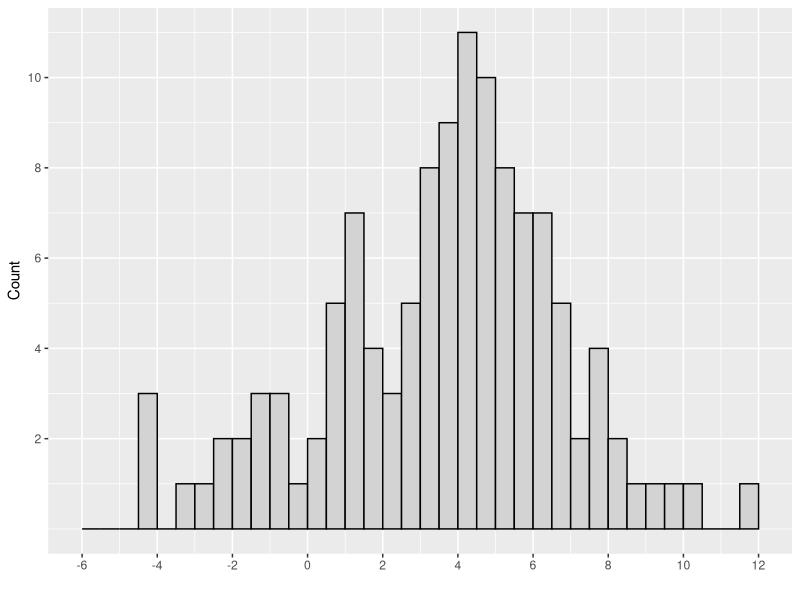
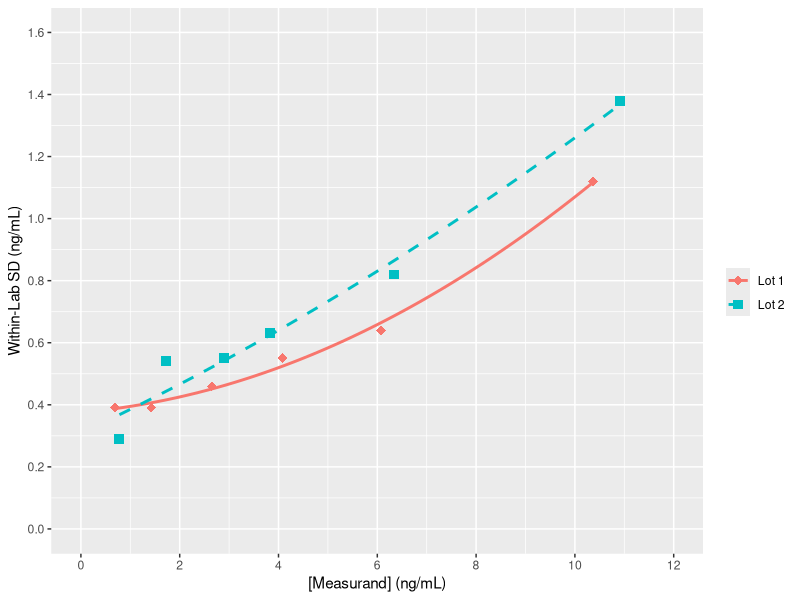
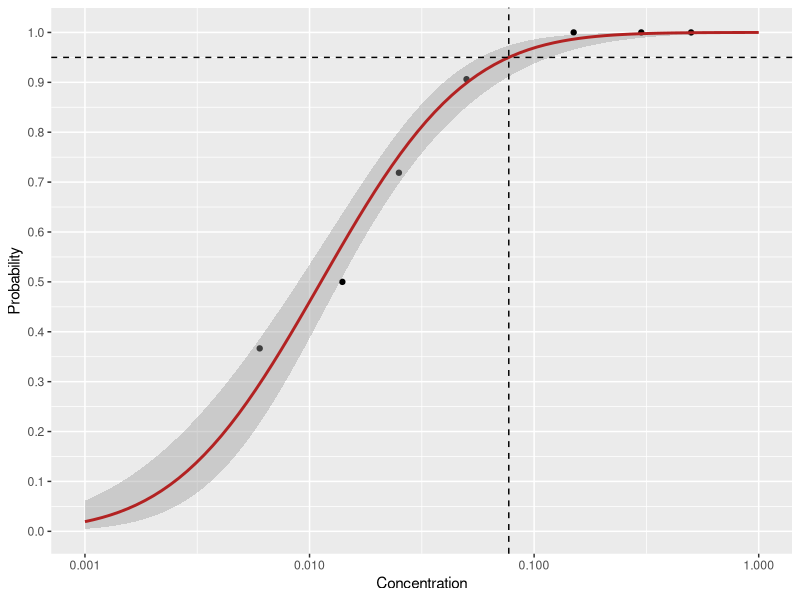
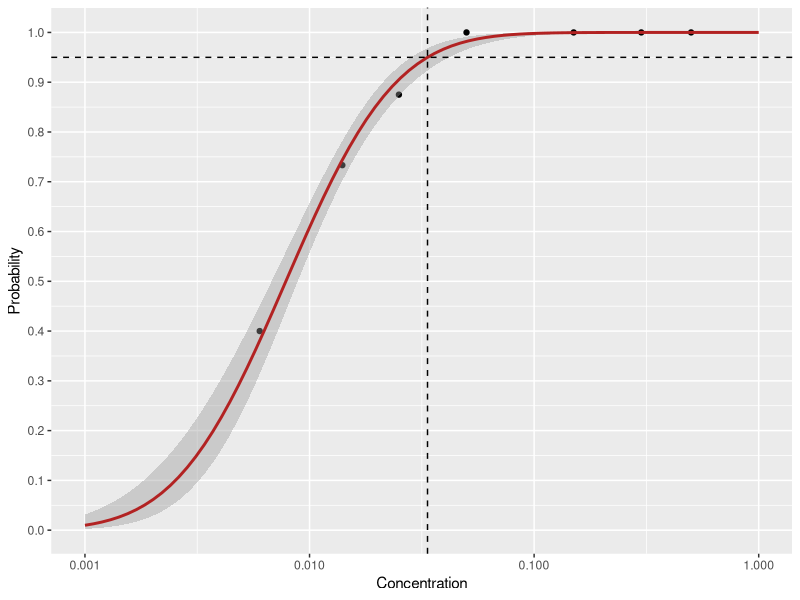
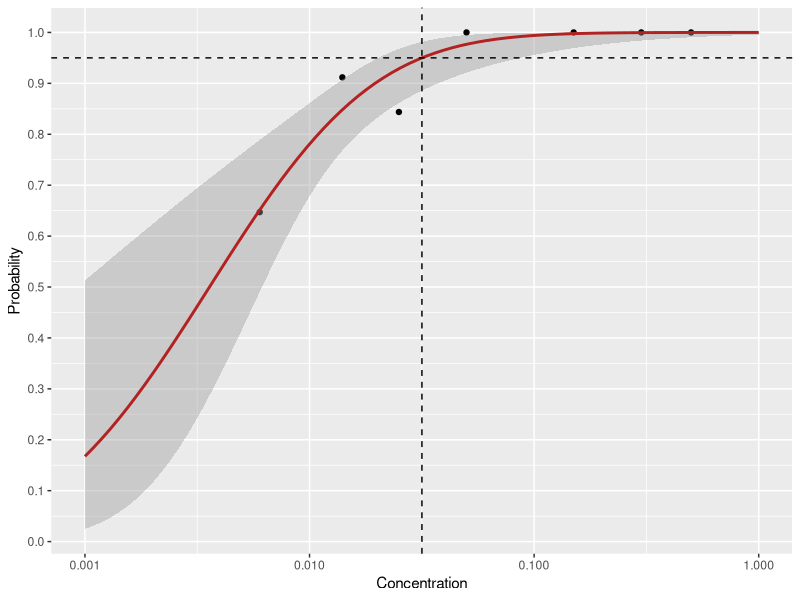

Generate these figures, in order, with R:
## ---- chunk 1
suppressPackageStartupMessages(
  library(tidyverse)
)
## ---- chunk 2
# Table A1. Observed Blank Sample Results for Reagent Lot 1 (Units are pg/mL)
table_a1 <- tibble(
  day = rep(1:3, each = 4),
  replicate = rep(1:4, times = 3),
  `Blank 1` = c( 2.6, -0.8, 5.5, 6.0, 4.5, 0.6, -2.3,   3.4, 5.9, 7.6,  4.1, -1.4),
  `Blank 2` = c( 1.0,  2.9, 4.9, 8.0, 6.9, 5.0,  3.4,   1.2, 6.5, 5.6, -2.2,  2.3),
  `Blank 3` = c(-4.4, -3.4, 7.0, 6.9, 4.3, 3.2, -1.4,  -4.2, 5.9, 7.6,  3.8,  5.8),
  `Blank 4` = c( 1.5, -1.9, 5.1, 5.7, 4.1, 4.5, -0.6,   0.5, 5.4, 7.6,  4.4,  6.6),
  `Blank 5` = c( 1.2, -0.7, 6.1, 5.1, 4.8, 3.3, -2.8,  -1.4, 8.7, 3.6,  5.1,  3.5)
)

## ---- chunk 3
# Table A2. Observed Low Level Sample Results for Reagent Lot 1 (Units are pg/mL)
table_a2 <- tibble(
  day = rep(1:3, each = 4),
  replicate = rep(1:4, times = 3),
  `Low 1` = c(21.0, 22.8, 28.2, 25.9, 26.4, 28.3, 20.7, 21.9, 24.7, 22.5, 28.5, 29.2),
  `Low 2` = c(13.3, 12.6, 18.2, 14.7, 17.8, 14.0, 14.1, 12.5, 11.3, 12.2, 16.2, 13.9),
  `Low 3` = c(12.8, 12.9, 17.4, 16.0, 15.9, 14.1, 11.3,  9.4, 10.6, 13.6, 17.6, 14.9),
  `Low 4` = c(17.3, 19.2, 21.5, 22.2, 24.1, 25.8, 16.0, 16.4, 24.9, 23.8, 22.1, 26.1),
  `Low 5` = c(19.2, 22.7, 28.3, 26.2, 25.1, 30.3, 23.4, 19.2, 26.3, 23.1, 27.5, 30.1)
)
## ---- chunk 4
# Table A3. Observed Blank Sample Results for Reagent Lot 2 (Units are pg/mL)
table_a3 <- tibble(
  day = rep(1:3, each = 4),
  replicate = rep(1:4, times = 3),
  `Blank 1` = c(4.6,  4.1,  1.6, 3.7, 2.2, 0.7, 4.6, 2.6, 1.1, -4.4, 0.9,   0.7),
  `Blank 2` = c(9.2,  8.3,  4.8, 5.4, 4.8, 6.3, 5.4, 9.6, 7.7,  3.1, 6.1,  10.0),
  `Blank 3` = c(6.1,  3.2,  3.9, 1.4, 3.1, 4.1, 1.0, 3.4, 0.1,  0.4, 2.9,  -1.6),
  `Blank 4` = c(4.0, 11.5,  4.5, 3.6, 4.4, 6.8, 7.1, 4.2, 3.7,  3.7, 5.3,   4.5),
  `Blank 5` = c(4.0,  6.2, -0.2, 2.3, 1.6, 2.6, 6.4, 5.7, 4.2,  3.7, 1.4,   1.5) 
)
## ---- chunk 5
# Table A4. Observed Low Level Sample Results for Reagent Lot 2 (Units are pg/mL)
table_a4 <- tibble(
  day = rep(1:3, each = 4),
  replicate = rep(1:4, times = 3),
  `Low 1` = c(22.0, 22.5, 21.8, 22.1, 20.3, 21.0, 25.3, 26.0, 27.2, 25.1, 25.3, 25.3),
  `Low 2` = c(15.6, 21.2, 14.8, 14.9, 16.0, 15.8, 21.6, 22.8, 15.3, 18.7, 18.3, 19.5),
  `Low 3` = c(13.0, 15.9,  9.0,  7.0, 13.4,  8.5, 16.3, 18.1, 12.4, 11.1, 11.3, 10.1),
  `Low 4` = c(18.8, 17.6, 14.1, 14.9, 19.2, 15.8, 19.8, 21.4, 18.0, 18.0, 19.6, 23.1),
  `Low 5` = c(32.9, 30.4, 29.4, 27.6, 27.7, 30.6, 31.4, 30.4, 32.5, 28.9, 29.8, 35.1)
)
## ---- chunk 6

# Add the reagent lots, pivot to a longer format, and convert non-value columns to factors
tables_a14 <- map2_dfr(.x = list(table_a1, table_a2, table_a3, table_a4),  # The tables we need to clean up
                     .y = list("Lot 1", "Lot 1", "Lot 2", "Lot 2"),  # The lots of reagent that map to each of the tables
                     .f = ~ mutate(.x, reagent_lot = .y) %>%
                       pivot_longer(cols = starts_with(c("Blank", "Low")), 
                                    names_to = "sample", 
                                    values_to = "value")) %>%
  separate(sample, into = c("sample_type", "sample_number"), sep = " ", remove = FALSE) %>%
  mutate_at(vars(-value), as.factor)

glimpse(tables_a14)

## ---- chunk 7

alpha <- 0.05  # Type I error risk
pct_B <- 1 - alpha

B <- nlevels(tables_a14$day) *        # Number of days
  nlevels(tables_a14$sample_number) * # Number of unique samples
  nlevels(tables_a14$replicate)       # Number of replicates

rank_position <- 0.5 + (B * pct_B)

# Reproduce table A5  
tables_a14 %>%
  group_by(reagent_lot, sample_type) %>%
  mutate(rank_position = rank(value, ties.method = "random")) %>%
  filter(sample_type == "Blank",
        rank_position %in% 56:60) %>% 
  ungroup() %>%
  arrange(sample_type, reagent_lot, rank_position) %>%
  select(rank_position, reagent_lot, value) %>%
  pivot_wider(names_from = reagent_lot, values_from = value)

# Type 2 quantiles provide averaging at discontinuities
limits_nonparametric <- tables_a14 %>%
  group_by(reagent_lot, sample_type) %>%
    filter(sample_type == "Blank") %>%
  summarize(LoB = quantile(value, 1 - alpha, type = 2), .groups = "drop")  

limits_nonparametric
## ---- chunk 8

z <- qnorm(1-alpha)  # 95th percentile of normal distribution
#z <- round(z, digits = 3)

# Degrees of freedom, total measurements less the number of unique samples
df <- B - nlevels(tables_a14$sample_number)

# "Multiplier factor" as per eqn. 6
c_p = z / (1 - ( 1 / (4 * df)))

table_a6 <- tables_a14 %>%
  filter(sample_type == "Low") %>%
  group_by(sample, reagent_lot) %>%
  summarize(n = n(), SD = sd(value), .groups = "drop") %>%
  arrange(reagent_lot)

table_a6

limits_nonparametric <- table_a6 %>% 
  group_by(reagent_lot) %>%
  summarize(SD_L = sqrt(sum((n - 1) * SD^2) / sum(n-1)), .groups = "drop") %>%
  left_join(limits_nonparametric, by = "reagent_lot") %>%
  mutate(LoD = round(LoB + c_p * SD_L, 1))

## I believe there to be an error in this table - CD, 16-July-2020

limits_nonparametric

## ---- chunk 9

tables_a14 %>%
  filter(sample_type == "Blank") %>%
  ggplot(aes(x = value)) +
  geom_histogram(binwidth = 0.5, color = "black", fill = "lightgrey",
                 boundary = 0.5, closed = "left") +  # Match the binning-style that CLSI uses
  scale_x_continuous(breaks = seq(from = -6, to = 12, by = 2), limits = c(-6, 12), name = "") +
  scale_y_continuous(breaks = seq(2, 10, by = 2), name = "Count")

shapiro.test(tables_a14 %>%
  filter(sample_type == "Blank") %>%
  pull(value) 
)
## ---- chunk 10

table_a7 <- tables_a14 %>%
  filter(sample_type == "Blank") %>%
  group_by(reagent_lot) %>%
  summarize(M_B = round(mean(value), 2),
            SD_B = round(sd(value), 2),
            c_p = c_p,
            .groups = "drop") %>%
  mutate(LoB = round(M_B + c_p * SD_B, 1))

# Row 1 of this table doesn't allign with the document
table_a7

## ---- chunk 11
limits_parametric <- table_a6 %>% 
  group_by(reagent_lot) %>%
  summarize(SD_L = sqrt(sum((n - 1) * SD^2) / sum(n-1)), .groups = "drop") %>%
  right_join(table_a7, by = "reagent_lot") %>%
  mutate(LoD = round(LoB + c_p * SD_L, 1))

limits_parametric


## ---- chunk 12
# Confirm we've reproduced the values in the text
stopifnot(
  near(
    limits_nonparametric$LoB, 
    c(7.6, 9.4)
  ))

stopifnot(
  near(
    limits_nonparametric$LoD,
    c(12.7, 13.8)    # Values according to my math  
    # c(14.5, 13.8)  # Values according to document
  ))

stopifnot(
  near(
    limits_parametric$LoB,
    c(8.8, 8.6)
  ))

stopifnot(
  near(
    limits_parametric$LoD,
    c(13.9, 13.0)    # Values according to my math  
    # c(13.9, 13.2)  # Values according to document
  ))
## ---- chunk 13

table_b1 <- tibble(
  sample_id = LETTERS[1:6],
  mean.lot1 = c(0.69, 1.42, 2.65, 4.08, 6.08, 10.36),
  SD_WL.lot1 = c(0.39, 0.39, 0.46, 0.55, 0.64, 1.12),
  mean.lot2 = c(0.78, 1.73, 2.89, 3.82, 6.33, 10.92), 
  SD_WL.lot2 = c(0.29, 0.54, 0.55, 0.63, 0.82, 1.38))

table_b1

## ---- chunk 14

table_b1 <- table_b1 %>%
  pivot_longer(-sample_id) %>%
  separate(name, sep = "\\.", into = c("name", "reagent_lot")) %>%
  pivot_wider(names_from = name, values_from = value) %>%
  mutate(reagent_lot = str_replace(reagent_lot, "lot", "Lot ")) %>%
  mutate_if(is.character, factor)

glimpse(table_b1)
## ---- chunk 15

fits <- table_b1 %>% 
  group_by(reagent_lot) %>%
  do(poly_fit = lm(formula = .$SD_WL ~ poly(.$mean, 2, raw = TRUE)))

# These are the same coefficients that Excel returns
# Presumably this is what the guideline means when it says 'done using a spreadsheet'
# They differ from the coefficients reported in the guideline

fits$poly_fit

# Lot 1 Reported:    0.3741 / 0.0149 / 0.0055
# Lot 1 Calculated:  0.3756 / 0.0137 / 0.0056
# Lot 2 Reported:    0.2801 / 0.0817 / 0.0017
# Lot 2 Calculated:  0.3086 / 0.0747 / 0.0020

table_b1 %>%
  ggplot(aes(x = mean, y = SD_WL)) +
  geom_point(aes(color = reagent_lot, shape = reagent_lot), size = 3) +
  stat_smooth(method = "lm", formula = y ~ poly(x, 2), aes(color = reagent_lot, lty = reagent_lot), se = FALSE) +
  scale_shape_manual(values = c("diamond", "square"), name = "") +
  scale_color_discrete(name = "") +
  scale_x_continuous(name = "[Measurand] (ng/mL)",   limits = c(0, 12),  breaks = seq(0, 12,  by = 2)) +
  scale_y_continuous(name = "Within-Lab SD (ng/mL)", limits = c(0, 1.6), breaks = seq(0, 1.6, by = 0.2)) +
  scale_linetype_manual(values = c(1, 2), name = "")

## ---- chunk 16

# Unable to calculate directly (either in R or via Excel), so input from text
coefficients <- tribble(
  ~ reagent_lot, ~ C0, ~ C1, ~ C2,
  "Lot 1", 0.3741, 0.0149, 0.0055, # From text
# "Lot 1", 0.3756, 0.0137, 0.0056, # Calculated
  "Lot 2", 0.2801, 0.0817, 0.0017) # From text
# "Lot 2", 0.3086, 0.0747, 0.0020) # Calculated


N <- 80  # Measurements per sample
K <- 6   # Number of samples
N_tot <- N * K  # Total measurements
alpha <- 0.05
Z <- qnorm(1 - alpha)
c_p <- Z / ( 1 - ( 1 / (4 * (N_tot - K))))

LoB <- 0.51  # From section 5.4.3.2

LoD <- coefficients %>%
  mutate(LoD = LoB + c_p * (C0 + C1 * LoB + C2 * LoB^2))

## ---- chunk 17

table_b2 <- tibble(
  mc = c(seq(from = 0.5, to = 1.3, by = 0.1), 
         seq(from = 1.1, to = 1.2, by = 0.01)),
  SD_WL.lot1 = c(0.383, 0.385, 0.387, 0.390, 0.392, 0.395, 0.397, 0.400, 0.403, 
                 0.397, 0.397, 0.398, 0.398, 0.398, 0.399, 0.399, 0.399, 0.399, 0.400, 0.400),
  SD_WL.lot2 = c(0.348, 0.355, 0.363, 0.371, 0.379, 0.387, 0.394, 0.402, 0.410,
                 0.394, 0.395, 0.396, 0.397, 0.398, 0.398, 0.399, 0.400, 0.401, 0.401, 0.402))

# Tidy the table
table_b2 <- table_b2 %>%
  distinct(mc, .keep_all = TRUE) %>%  # Remove the duplicate rows
  pivot_longer(-mc) %>%
  separate(name, into = c("name", "reagent_lot"), sep = "\\.") %>%
  pivot_wider(names_from = name, values_from = value) %>%
  mutate(reagent_lot = str_replace(reagent_lot, "lot", "Lot ")) %>%
  mutate_if(is.character, factor) %>%
  arrange(reagent_lot)

# Calculate the trial LoD and the bias at each concentration
table_b2 <- table_b2 %>%
  mutate(trial_LoD = round(LoB + c_p * SD_WL, 2),
         bias = round(trial_LoD - mc, 2)) 

table_b2

# LoDs are where there is no bias
table_b2 %>%
  filter(!bias) %>%
  select(reagent_lot, LoD = trial_LoD)

## ---- chunk 18

table_c1 <- tibble(
  concentration = c(0.000, 0.025, 0.050, 0.150, 0.300, 0.500),
  positive_total.lot1 = c("0/22", "23/32", "29/32", "32/32", "32/32", "32/32"),
  positive_total.lot2 = c("0/22", "28/32", "32/32", "32/32", "32/32", "32/32"),
  positive_total.lot3 = c("0/22", "27/32", "32/32", "32/32", "32/32", "32/32"),
  hit_rate.lot1 = map_dbl(positive_total.lot1, ~ eval(parse(text = .))),  # This is a quick (lazy) way of
  hit_rate.lot2 = map_dbl(positive_total.lot2, ~ eval(parse(text = .))),  # evaluating the fractions in
  hit_rate.lot3 = map_dbl(positive_total.lot3, ~ eval(parse(text = .))))  # the first three columns.

table_c1
## ---- chunk 19

table_c2 <- tibble(
  concentration = c(0.006, 0.014),
  positive_total.lot1 = c("11/30", "15/30"),
  positive_total.lot2 = c("12/30", "22/30"),
  positive_total.lot3 = c("22/34", "31/34"),
  hit_rate.lot1 = map_dbl(positive_total.lot1, ~ eval(parse(text = .))),  # This is a quick (lazy) way of
  hit_rate.lot2 = map_dbl(positive_total.lot2, ~ eval(parse(text = .))),  # evaluating the fractions in
  hit_rate.lot3 = map_dbl(positive_total.lot3, ~ eval(parse(text = .))))  # the first three columns.

table_c2
## ---- chunk 20

tables_c12 <- table_c1 %>%
  bind_rows(table_c2) %>% 
  select(-starts_with("positive_total.lot")) %>%
  pivot_longer(-concentration) %>%
  separate(name, into = c("name", "reagent_lot"), sep = "\\.") %>%
  pivot_wider(names_from = name, values_from = value) %>%
  mutate(reagent_lot = str_replace(reagent_lot, "lot", "Lot ")) %>%
  arrange(reagent_lot, concentration)

glimpse(tables_c12)
## ---- chunk 21

table_c3 <- tables_c12 %>%
  group_by(reagent_lot) %>%
  filter(concentration > 0) %>%
  summarize(probit_model = list(
    glm(formula = hit_rate ~ log10(concentration), 
        family = quasibinomial(link = "probit"))),
    .groups = "drop") %>%
  mutate(intercept = map_dbl(probit_model, ~ coef(.)[[1]]),
         slope = map_dbl(probit_model, ~ coef(.)[[2]]),
         LoD = 10^((qnorm(1-alpha) - intercept) / slope)) 

table_c3 %>%
  select(reagent_lot, LoD)
## ---- chunk 22

plot_probit <- function(lot) {
  
  inv_probit_fn <- function(x) {
    
    intercept <- table_c3$intercept[table_c3$reagent_lot == lot]
    slope <- table_c3$slope[table_c3$reagent_lot == lot]
    
    10^((qnorm(1-alpha) - intercept) / slope)
  }
  
  tables_c12 %>%
    filter(reagent_lot == lot, concentration > 0) %>%
    ggplot(aes(x = concentration, y = hit_rate)) +
    geom_point() +
    scale_x_log10(breaks = c(0.001, 0.01, 0.1, 1), limits = c(0.001, 1), name = "Concentration") +
    scale_y_continuous(name = "Probability", breaks = seq(0, 1, by = 0.1)) +
    geom_smooth(formula = y ~ x, color = "firebrick", fullrange = TRUE,
                method = "glm", method.args = list(family = quasibinomial(link = "probit"))) +
    geom_hline(yintercept = 1-alpha, lty = 2) +
    geom_vline(xintercept = inv_probit_fn(1-alpha), lty = 2)
}

## ---- chunk 23

plot_probit("Lot 1")

## ---- chunk 24

plot_probit("Lot 2")

## ---- chunk 25

plot_probit("Lot 3")
